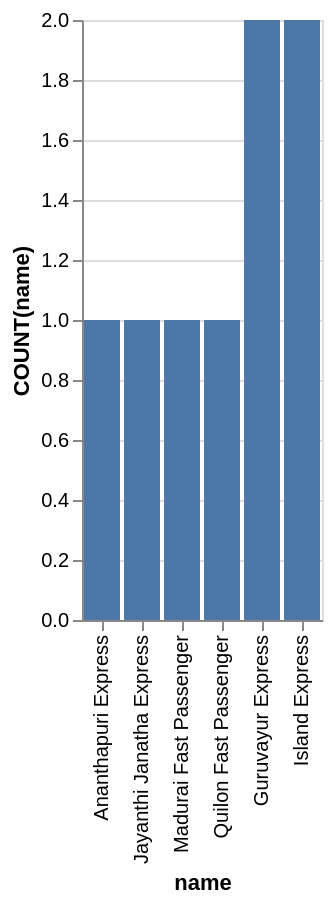

Write the Vega-Lite specification saved for this chart.
### Vega-Lite specification from a JSON file in a GitHub repository (floating-point values rounded to 4 significant figures)
{"data": {"values": [{"x_data": "Ananthapuri Express", "y_data": 1}, {"x_data": "Jayanthi Janatha Express", "y_data": 1}, {"x_data": "Madurai Fast Passenger", "y_data": 1}, {"x_data": "Quilon Fast Passenger", "y_data": 1}, {"x_data": "Guruvayur Express", "y_data": 2}, {"x_data": "Island Express", "y_data": 2}]}, "mark": "bar", "encoding": {"x": {"field": "x_data", "type": "nominal", "title": "name", "sort": {"op": "sum", "field": "y_data", "order": "ascending"}}, "y": {"field": "y_data", "type": "quantitative", "title": "COUNT(name)"}}}
